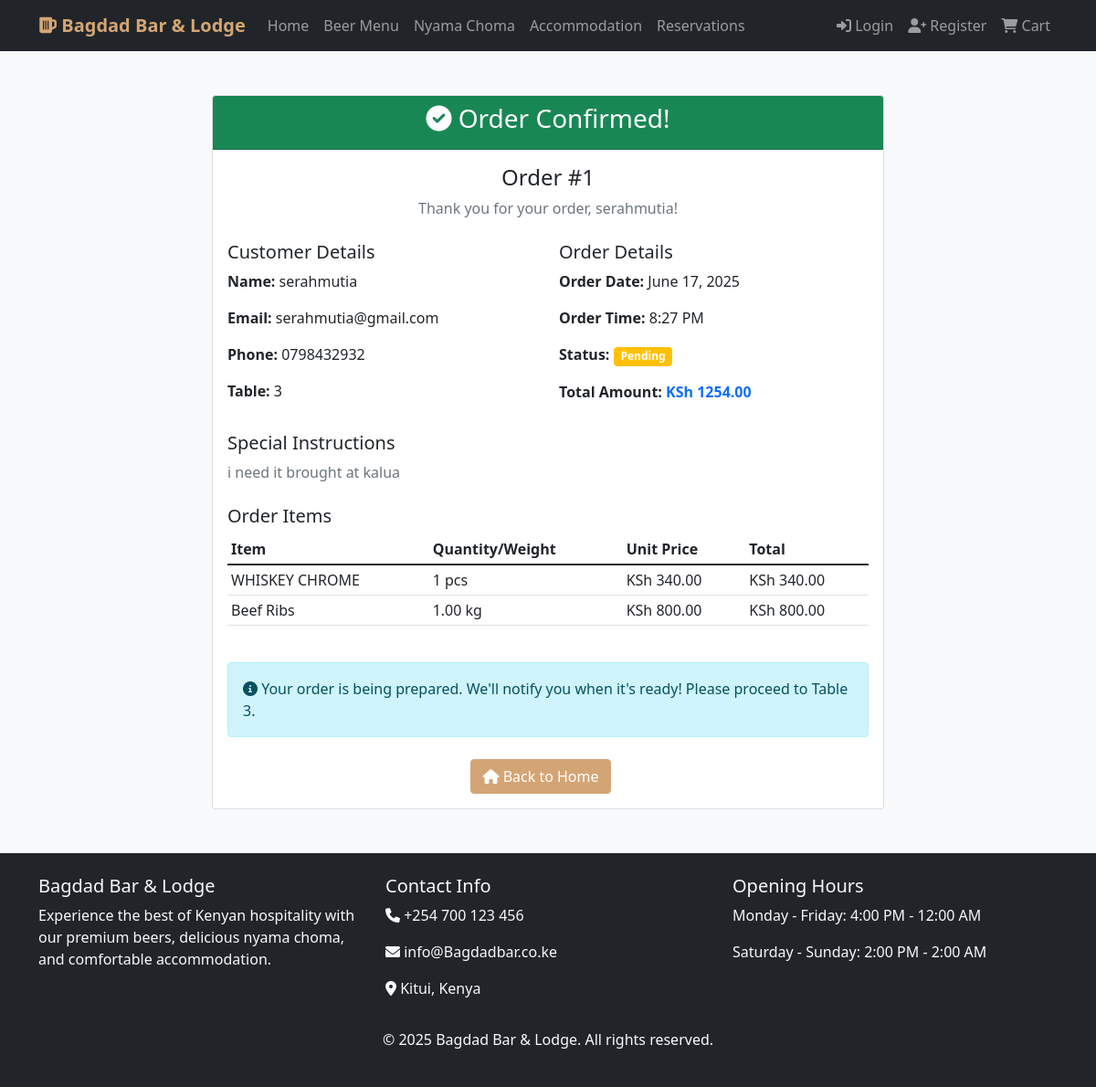
The app's page /orders/order/1/confirmation/ with its own data.
### orders/models.py (models this page shows, shortened)
class Order(models.Model):
    ORDER_STATUS = [
        ('pending', 'Pending'),
        ('confirmed', 'Confirmed'),
        ('preparing', 'Preparing'),
        ('ready', 'Ready'),
        ('delivered', 'Delivered'),
        ('cancelled', 'Cancelled'),
    ]
    customer_name = models.CharField(max_length=100)
    customer_phone = models.CharField(max_length=15)
    customer_email = models.EmailField()
    table_number = models.IntegerField(null=True, blank=True)
    status = models.CharField(max_length=20, choices=ORDER_STATUS, default='pending')
    total_amount = models.DecimalField(max_digits=10, decimal_places=2, default=0)
    created_at = models.DateTimeField(auto_now_add=True)
    updated_at = models.DateTimeField(auto_now=True)
    notes = models.TextField(blank=True)
    user = models.ForeignKey(User, on_delete=models.SET_NULL, null=True, blank=True)
    class Meta:
        ordering = ['-created_at']

class OrderItem(models.Model):
    order = models.ForeignKey(Order, related_name='items', on_delete=models.CASCADE)
    beer = models.ForeignKey(Beer, null=True, blank=True, on_delete=models.CASCADE)
    nyama_choma = models.ForeignKey(NyamaChoma, null=True, blank=True, on_delete=models.CASCADE)
    quantity = models.IntegerField(default=1)
    weight_kg = models.DecimalField(max_digits=5, decimal_places=2, null=True, blank=True)  # For nyama choma
    unit_price = models.DecimalField(max_digits=8, decimal_places=2)
    notes = models.TextField(blank=True)
    def get_item_name(self):
        if self.beer:
            return f"{self.beer.brand} {self.beer.name}"
        elif self.nyama_choma:
            return self.nyama_choma.name
        return "Unknown Item"
    def get_total_price(self):
        if self.beer:
            return self.unit_price * self.quantity
        elif self.nyama_choma:
            return self.unit_price * (self.weight_kg or Decimal('0'))
        return Decimal('0')

### bar_app/models.py (models this page shows, shortened)
class Beer(models.Model):
    BEER_TYPES = [
        ('lager', 'Lager'),
        ('ale', 'Ale'),
        ('stout', 'Stout'),
        ('pilsner', 'Pilsner'),
        ('wheat', 'Wheat Beer'),
        ('ipa', 'IPA'),
    ]
    name = models.CharField(max_length=100)
    brand = models.CharField(max_length=100)
    beer_type = models.CharField(max_length=20, choices=BEER_TYPES)
    alcohol_content = models.DecimalField(max_digits=4, decimal_places=2)
    price = models.DecimalField(max_digits=8, decimal_places=2)
    description = models.TextField()
    image = models.ImageField(upload_to='beers/', blank=True)
    in_stock = models.BooleanField(default=True)
    category = models.ForeignKey(Category, on_delete=models.CASCADE, related_name='beers')
    created_at = models.DateTimeField(auto_now_add=True)
    class Meta:
        ordering = ['-created_at']

class NyamaChoma(models.Model):
    MEAT_TYPES = [
        ('beef', 'Beef'),
        ('goat', 'Goat'),
        ('chicken', 'Chicken'),
        ('pork', 'Pork'),
        ('fish', 'Fish'),
        ('mutton', 'Mutton'),
    ]
    name = models.CharField(max_length=100)
    meat_type = models.CharField(max_length=20, choices=MEAT_TYPES)
    price_per_kg = models.DecimalField(max_digits=8, decimal_places=2)
    description = models.TextField()
    image = models.ImageField(upload_to='nyama_choma/', blank=True)
    available = models.BooleanField(default=True)
    spice_level = models.IntegerField(choices=[(i, i) for i in range(1, 6)], default=3)
    class Meta:
        ordering = ['name']

### orders/views.py (the view)
# urls.py: path('order/<int:order_id>/confirmation/', views.order_confirmation, name='order_confirmation'),
def order_confirmation(request, order_id):
    order = get_object_or_404(Order, id=order_id)
    if request.user.is_authenticated:
        if order.user != request.user and not request.user.is_staff:
            messages.error(request, 'You can only view your own orders')
            return redirect('bar_app:home')
    context = {'order': order}
    return render(request, 'orders/order_confirmation.html', context)

### templates/orders/order_confirmation.html (shortened to what this page needs)
{% extends 'base.html' %}
{% block content %}
<div class="container my-5">
    <div class="row justify-content-center">
        <div class="col-md-8">
            <div class="card">
                <div class="card-header bg-success text-white text-center">
                    <h3><i class="fas fa-check-circle"></i> Order Confirmed!</h3>
                </div>
                <div class="card-body">
                    <div class="text-center mb-4">
                        <h4>Order #{{ order.id }}</h4>
                        <p class="text-muted">Thank you for your order, {{ order.customer_name }}!</p>
                    </div>
                    <div class="row">
                        <div class="col-md-6">
                            <h5>Customer Details</h5>
                            <p><strong>Name:</strong> {{ order.customer_name }}</p>
                            <p><strong>Email:</strong> {{ order.customer_email }}</p>
                            <p><strong>Phone:</strong> {{ order.customer_phone }}</p>
                            {% if order.table_number %}
                                <p><strong>Table:</strong> {{ order.table_number }}</p>
                            {% endif %}
                        </div>
                        <div class="col-md-6">
                            <h5>Order Details</h5>
                            <p><strong>Order Date:</strong> {{ order.created_at|date:"F d, Y" }}</p>
                            <p><strong>Order Time:</strong> {{ order.created_at|time:"g:i A" }}</p>
                            <p><strong>Status:</strong>
                                <span class="badge bg-warning">{{ order.get_status_display }}</span>
                            </p>
                            <p><strong>Total Amount:</strong>
                                <span class="text-primary fw-bold">KSh {{ order.total_amount|floatformat:2 }}</span>
                            </p>
                        </div>
                    </div>
                    {% if order.notes %}
                    <div class="mt-3">
                        <h5>Special Instructions</h5>
                        <p class="text-muted">{{ order.notes }}</p>
                    </div>
                    {% endif %}
                    <div class="mt-4">
                        <h5>Order Items</h5>
                        <div class="table-responsive">
                            <table class="table table-sm">
                                <thead>
                                    <tr>
                                        <th>Item</th>
                                        <th>Quantity/Weight</th>
                                        <th>Unit Price</th>
                                        <th>Total</th>
                                    </tr>
                                </thead>
                                <tbody>
                                    {% for item in order.items.all %}
                                    <tr>
                                        <td>{{ item.get_item_name }}</td>
                                        <td>
                                            {% if item.beer %}
                                                {{ item.quantity }} pcs
                                            {% elif item.nyama_choma %}
                                                {{ item.weight_kg }} kg
                                            {% endif %}
                                        </td>
                                        <td>KSh {{ item.unit_price|floatformat:2 }}</td>
                                        <td>KSh {{ item.get_total_price|floatformat:2 }}</td>
                                    </tr>
                                    {% endfor %}
                                </tbody>
                            </table>
                        </div>
                    </div>
                    <div class="alert alert-info mt-4">
                        <i class="fas fa-info-circle"></i>
                        Your order is being prepared. We'll notify you when it's ready!
                        {% if order.table_number %}
                            Please proceed to Table {{ order.table_number }}.
                        {% endif %}
                    </div>
                    <div class="text-center mt-4">
                        <a href="{% url 'bar_app:home' %}" class="btn btn-primary me-3">
                            <i class="fas fa-home"></i> Back to Home
                        </a>
                    </div>
                </div>
            </div>
        </div>
    </div>
</div>
{% endblock %}

### templates/base.html (style rules this page uses)
.btn-primary { background-color: #d4a574; border-color: #d4a574; }
body { background-color: #f8f9fa; }

### records on screen
Order: id "1", customer_name "serahmutia", customer_email "serahmutia@gmail.com", customer_phone "0798432932", table_number "3", created_at "June 17, 2025", created_at "8:27 PM", status "Pending", total_amount "1254.00", notes "i need it brought at kalua"
OrderItem: get_item_name "WHISKEY CHROME", quantity "1", unit_price "340.00", get_total_price "340.00"
OrderItem: get_item_name "Beef Ribs", weight_kg "1.00", unit_price "800.00", get_total_price "800.00"
